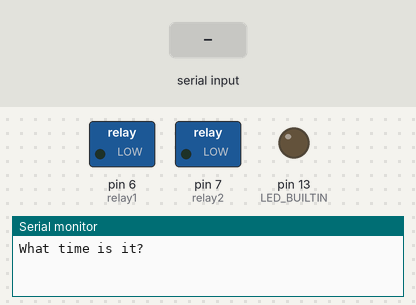
Recording of a sketch running on a simulated Arduino Uno, built with avr-gcc and run on an emulated ATmega328P. Shown: switched loads named in the sketch (green lamp = pin HIGH), output pins drawn as LEDs (lit = HIGH), the last lines printed to the serial monitor. The inputs (shaded band) are chosen by the test bench.

Above: at 0.9 s.
1.0 s: ":\n" received over Serial
At 1.6 s:
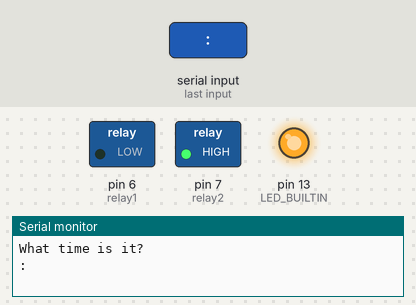
At 4.4 s:
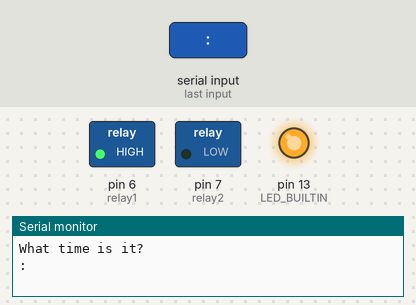
Timing chart, 0 to 34.5 s (numbered marks = the images above; inputs shaded):
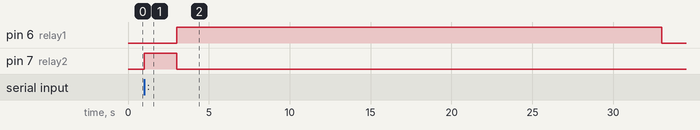

Measured:
- after the input at 1.0 s, pin 6 (relay1): LOW → HIGH after 2.0 s, → LOW 30.0 s later; pin 7 (relay2): LOW → HIGH at once, → LOW 2.0 s later; pin 13 (LED_BUILTIN): LOW → HIGH at once

The sketch:

relaybot.ino
```cpp
// relaybot
// Aeroponics relay control
// Mist on/off Timer functions -> 1 -12V solenoid valve
// Lights on/off Timer functions
// Nutes infusion pump
// PH infusion pump


//THIRD-PARTY LIBRARIES

#include <TimeLib.h>
#include <Wire.h>

// constants won’t change. They’re used here to set pin numbers:
const int relay1 = 6; // the number of the relay1 pin - tied to 12V water solenoid
const int relay2 = 7; // tied to lights
const int relay3 = 8;
const int relay4 = 9;
const int relay5 = 10;
const int relay6 = 11;
const int relay7 = 12;
const int relay8 = 13;

// variables
byte light = HIGH;
boolean switchlight=false;

void setup() {
  // initialize built-in LED
  pinMode(LED_BUILTIN, OUTPUT);
  // initialize the relay1,2,3,4,5,6,7,8 pins as an output:
  pinMode(relay1, OUTPUT); // initialize relay with solenoid valve
  pinMode(relay2, OUTPUT); // initialize relay for lights
  //pinMode(relay3, OUTPUT);
  //pinMode(relay4, OUTPUT);
  //pinMode(relay5, OUTPUT);
  //pinMode(relay6, OUTPUT);
  //pinMode(relay7, OUTPUT);
  //pinMode(relay8, OUTPUT);
  Serial.begin(9600);
    while (!Serial) {
    ; // wait for serial (USB) port to connect
  }
  // turn lights and Arduino's builtin LED on for a sec
  setSystemDate();
  digitalWrite(relay2, HIGH);
  digitalWrite(LED_BUILTIN, HIGH);
  delay(2000);  //keep lights on for 2 seconds

  if ((hour() >= 6) && (hour() < 20)) {
    digitalWrite(relay2,HIGH); // turn lights on
    digitalWrite(LED_BUILTIN,LOW); // switch off built in LED
  }
  else {
    digitalWrite(relay2,LOW); // switch lights off
    digitalWrite(LED_BUILTIN,HIGH); // switch on built in LED

  }
}

void loop() {

//want lights on from 6AM to 8PM

  if ((hour() >= 6) && (hour() < 20)) {
    if ((light=LOW)) {
      // Lights should be ON
      switchlight=true;
      light=HIGH;
      }
    }
  else {
    if ((light=HIGH)) {
      // Lights should be OFF
      switchlight=true;
      light=LOW;
      }
   }

   if (switchlight) {
      digitalWrite(relay2,light); // switch lights
      digitalWrite(LED_BUILTIN,!light); // switch built in LED
      switchlight=false;
   }

  //misting thread 30 seconds on, 5 minutes off
  //Serial.println("turn on misters - relay pin 1");
  digitalWrite(relay1, HIGH); //turn on misting
  delay(30000); // spray for 30 seconds
  //Serial.println("turn off misters - relay pin 1");
  digitalWrite(relay1, LOW); // turn off misting
  delay(300000); // leave off for 5 minutes

 // /*   // display system time
//  Serial.print(hour());
//  printDigits(minute());
//  printDigits(second());
//  Serial.println();
//  Serial.print(day());
//  printDigits(month());
//  printDigits(year());
//  Serial.println();
// */

}

void setSystemDate() {

int inChar = "";
String timeString = "";    // string to hold input
int hours, minutes, seconds, days, months, years;  // for the results

    // request date/time:
  Serial.println("What time is it?");
//  Serial.println("date +%H:%M:%S:%d:%m:%Y");
//from python script -> print (time.strftime("%H:%M:%S:%d:%m:%Y"))
// get the result of the date process (should be hours:minutes:seconds:day:month:year):
 while (inChar != '\n') {
   while ((Serial.available() > 0)) {
      inChar = Serial.read();
      timeString += (char)inChar;
    }
    }
  Serial.println(timeString);
      // find the colons:
    int firstColon = timeString.indexOf(":");
    int secondColon = timeString.indexOf(":",firstColon+1);
    int thirdColon = timeString.indexOf(":",secondColon+1);
    int fourthColon = timeString.indexOf(":",thirdColon+1);
    int fifthColon = timeString.lastIndexOf(":");
    // get the substrings for each date value hour, minute second:
    String hourString = timeString.substring(0, firstColon);
    String minString = timeString.substring(firstColon + 1, secondColon);
    String secString = timeString.substring(secondColon + 1);
    String dayString = timeString.substring(thirdColon + 1);
    String monthString = timeString.substring(fourthColon + 1);
    String yearString = timeString.substring(fifthColon + 1);

    // convert to ints
    hours = hourString.toInt();
    minutes = minString.toInt();
    seconds = secString.toInt();
    days = dayString.toInt();
    months = monthString.toInt();
    years = yearString.toInt();
    //setTime(hr,min,sec,day,mnth,yr);
    setTime(hours,minutes,seconds,days,months,years);
}

void printDigits(int digits){
  // utility function for digital clock display: prints preceding colon and leading 0
  Serial.print(":");
  if(digits < 10)
    Serial.print('0');
  Serial.print(digits);
}
```
